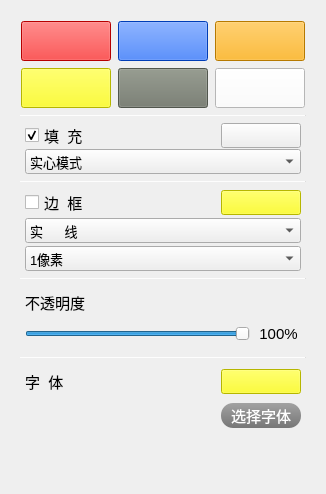
        <widget class="QWidget" name="tab">
         <attribute name="title">
          <string notr="true">样  式</string>
         </attribute>
         <layout class="QVBoxLayout" name="verticalLayout" stretch="0,1">
          <item>
           <widget class="QWidget" name="widget" native="true">
            <layout class="QVBoxLayout" name="verticalLayout_2">
             <item>
              <widget class="QWidget" name="widget_3" native="true">
               <property name="maximumSize">
                <size>
                 <width>16777215</width>
                 <height>110</height>
                </size>
               </property>
               <layout class="QGridLayout" name="gridLayout_5">
                <property name="margin">
                 <number>1</number>
                </property>
                <property name="spacing">
                 <number>7</number>
                </property>
                <item row="0" column="0">
                 <widget class="QPushButton" name="butt_red">
                  <property name="sizePolicy">
                   <sizepolicy hsizetype="Minimum" vsizetype="Ignored">
                    <horstretch>0</horstretch>
                    <verstretch>0</verstretch>
                   </sizepolicy>
                  </property>
                  <property name="minimumSize">
                   <size>
                    <width>0</width>
                    <height>40</height>
                   </size>
                  </property>
                  <property name="styleSheet">
                   <string notr="true">background-color: rgb(255, 0, 0);</string>
                  </property>
                  <property name="text">
                   <string/>
                  </property>
                 </widget>
                </item>
                <item row="0" column="1">
                 <widget class="QPushButton" name="butt_blue">
                  <property name="sizePolicy">
                   <sizepolicy hsizetype="Minimum" vsizetype="Ignored">
                    <horstretch>0</horstretch>
                    <verstretch>0</verstretch>
                   </sizepolicy>
                  </property>
                  <property name="minimumSize">
                   <size>
                    <width>0</width>
                    <height>40</height>
                   </size>
                  </property>
                  <property name="styleSheet">
                   <string notr="true">background-color: rgb(0, 85, 255);</string>
                  </property>
                  <property name="text">
                   <string/>
                  </property>
                 </widget>
                </item>
                <item row="0" column="2">
                 <widget class="QPushButton" name="butt_orange">
                  <property name="sizePolicy">
                   <sizepolicy hsizetype="Minimum" vsizetype="Ignored">
                    <horstretch>0</horstretch>
                    <verstretch>0</verstretch>
                   </sizepolicy>
                  </property>
                  <property name="minimumSize">
                   <size>
                    <width>0</width>
                    <height>40</height>
                   </size>
                  </property>
                  <property name="styleSheet">
                   <string notr="true">background-color: rgb(255, 170, 0);</string>
                  </property>
                  <property name="text">
                   <string/>
                  </property>
                 </widget>
                </item>
                <item row="1" column="0">
                 <widget class="QPushButton" name="butt_yellow">
                  <property name="sizePolicy">
                   <sizepolicy hsizetype="Minimum" vsizetype="Ignored">
                    <horstretch>0</horstretch>
                    <verstretch>0</verstretch>
                   </sizepolicy>
                  </property>
                  <property name="minimumSize">
                   <size>
                    <width>0</width>
                    <height>40</height>
                   </size>
                  </property>
                  <property name="styleSheet">
                   <string notr="true">background-color: rgb(255, 255, 0);</string>
                  </property>
                  <property name="text">
                   <string/>
                  </property>
                 </widget>
                </item>
                <item row="1" column="1">
                 <widget class="QPushButton" name="butt_gray">
                  <property name="sizePolicy">
                   <sizepolicy hsizetype="Minimum" vsizetype="Ignored">
                    <horstretch>0</horstretch>
                    <verstretch>0</verstretch>
                   </sizepolicy>
                  </property>
                  <property name="minimumSize">
                   <size>
                    <width>0</width>
                    <height>40</height>
                   </size>
                  </property>
                  <property name="styleSheet">
                   <string notr="true">background-color: rgb(114, 120, 108);</string>
                  </property>
                  <property name="text">
                   <string/>
                  </property>
                 </widget>
                </item>
                <item row="1" column="2">
                 <widget class="QPushButton" name="butt_white">
                  <property name="sizePolicy">
                   <sizepolicy hsizetype="Minimum" vsizetype="Ignored">
                    <horstretch>0</horstretch>
                    <verstretch>0</verstretch>
                   </sizepolicy>
                  </property>
                  <property name="minimumSize">
                   <size>
                    <width>0</width>
                    <height>40</height>
                   </size>
                  </property>
                  <property name="styleSheet">
                   <string notr="true">background-color: rgb(255, 255, 255);</string>
                  </property>
                  <property name="text">
                   <string/>
                  </property>
                 </widget>
                </item>
               </layout>
              </widget>
             </item>
             <item>
              <widget class="Line" name="line">
               <property name="minimumSize">
                <size>
                 <width>0</width>
                 <height>1</height>
                </size>
               </property>
               <property name="maximumSize">
                <size>
                 <width>16777215</width>
                 <height>1</height>
                </size>
               </property>
               <property name="styleSheet">
                <string notr="true">background-color: rgb(220, 220, 220);</string>
               </property>
               <property name="orientation">
                <enum>Qt::Horizontal</enum>
               </property>
              </widget>
             </item>
             <item>
              <widget class="QWidget" name="widget_6" native="true">
               <property name="maximumSize">
                <size>
                 <width>16777215</width>
                 <height>64</height>
                </size>
               </property>
               <layout class="QVBoxLayout" name="verticalLayout_14">
                <property name="spacing">
                 <number>1</number>
                </property>
                <property name="leftMargin">
                 <number>5</number>
                </property>
                <property name="topMargin">
                 <number>1</number>
                </property>
                <property name="rightMargin">
                 <number>5</number>
                </property>
                <property name="bottomMargin">
                 <number>1</number>
                </property>
                <item>
                 <layout class="QHBoxLayout" name="horizontalLayout_3">
                  <property name="spacing">
                   <number>5</number>
                  </property>
                  <item>
                   <widget class="QCheckBox" name="colorFill">
                    <property name="minimumSize">
                     <size>
                      <width>0</width>
                      <height>25</height>
                     </size>
                    </property>
                    <property name="font">
                     <font>
                      <family>Microsoft YaHei UI</family>
                      <pointsize>11</pointsize>
                     </font>
                    </property>
                    <property name="styleSheet">
                     <string notr="true"/>
                    </property>
                    <property name="text">
                     <string>填  充</string>
                    </property>
                    <property name="checked">
                     <bool>true</bool>
                    </property>
                   </widget>
                  </item>
                  <item>
                   <spacer name="horizontalSpacer">
                    <property name="orientation">
                     <enum>Qt::Horizontal</enum>
                    </property>
                    <property name="sizeHint" stdset="0">
                     <size>
                      <width>40</width>
                      <height>20</height>
                     </size>
                    </property>
                   </spacer>
                  </item>
                  <item>
                   <widget class="QPushButton" name="colorFillButt">
                    <property name="sizePolicy">
                     <sizepolicy hsizetype="Minimum" vsizetype="Ignored">
                      <horstretch>0</horstretch>
                      <verstretch>0</verstretch>
                     </sizepolicy>
                    </property>
                    <property name="minimumSize">
                     <size>
                      <width>80</width>
                      <height>25</height>
                     </size>
                    </property>
                    <property name="maximumSize">
                     <size>
                      <width>16777215</width>
                      <height>25</height>
                     </size>
                    </property>
                    <property name="styleSheet">
                     <string notr="true"/>
                    </property>
                    <property name="text">
                     <string/>
                    </property>
                   </widget>
                  </item>
                 </layout>
                </item>
                <item>
                 <widget class="QComboBox" name="fillKind">
                  <property name="minimumSize">
                   <size>
                    <width>95</width>
                    <height>25</height>
                   </size>
                  </property>
                  <property name="font">
                   <font>
                    <family>Microsoft YaHei UI</family>
                    <pointsize>10</pointsize>
                   </font>
                  </property>
                  <property name="styleSheet">
                   <string notr="true"/>
                  </property>
                  <item>
                   <property name="text">
                    <string>实心模式</string>
                   </property>
                  </item>
                  <item>
                   <property name="text">
                    <string>横线模式</string>
                   </property>
                  </item>
                  <item>
                   <property name="text">
                    <string>竖线模式</string>
                   </property>
                  </item>
                  <item>
                   <property name="text">
                    <string>交叉模式</string>
                   </property>
                  </item>
                  <item>
                   <property name="text">
                    <string>左斜模式</string>
                   </property>
                  </item>
                  <item>
                   <property name="text">
                    <string>右斜模式</string>
                   </property>
                  </item>
                  <item>
                   <property name="text">
                    <string>斜交叉模式</string>
                   </property>
                  </item>
                 </widget>
                </item>
               </layout>
              </widget>
             </item>
             <item>
              <widget class="Line" name="line_2">
               <property name="minimumSize">
                <size>
                 <width>0</width>
                 <height>1</height>
                </size>
               </property>
               <property name="maximumSize">
                <size>
                 <width>16777215</width>
                 <height>1</height>
                </size>
               </property>
               <property name="styleSheet">
                <string notr="true">background-color: rgb(220, 220, 220);</string>
               </property>
               <property name="orientation">
                <enum>Qt::Horizontal</enum>
               </property>
              </widget>
             </item>
             <item>
              <widget class="QWidget" name="widget_4" native="true">
               <property name="maximumSize">
                <size>
                 <width>16777215</width>
                 <height>90</height>
                </size>
               </property>
               <layout class="QVBoxLayout" name="verticalLayout_8">
                <property name="spacing">
                 <number>3</number>
                </property>
                <property name="leftMargin">
                 <number>5</number>
                </property>
                <property name="topMargin">
                 <number>2</number>
                </property>
                <property name="rightMargin">
                 <number>5</number>
                </property>
                <property name="bottomMargin">
                 <number>1</number>
                </property>
                <item>
                 <layout class="QHBoxLayout" name="horizontalLayout_5">
                  <item>
                   <widget class="QCheckBox" name="borderChecked">
                    <property name="minimumSize">
                     <size>
                      <width>0</width>
                      <height>25</height>
                     </size>
                    </property>
                    <property name="font">
                     <font>
                      <family>Microsoft YaHei UI</family>
                      <pointsize>11</pointsize>
                     </font>
                    </property>
                    <property name="styleSheet">
                     <string notr="true"/>
                    </property>
                    <property name="text">
                     <string>边  框</string>
                    </property>
                   </widget>
                  </item>
                  <item>
                   <spacer name="horizontalSpacer_2">
                    <property name="orientation">
                     <enum>Qt::Horizontal</enum>
                    </property>
                    <property name="sizeHint" stdset="0">
                     <size>
                      <width>40</width>
                      <height>20</height>
                     </size>
                    </property>
                   </spacer>
                  </item>
                  <item>
                   <widget class="QPushButton" name="lineColorButt">
                    <property name="sizePolicy">
                     <sizepolicy hsizetype="Minimum" vsizetype="Ignored">
                      <horstretch>0</horstretch>
                      <verstretch>0</verstretch>
                     </sizepolicy>
                    </property>
                    <property name="minimumSize">
                     <size>
                      <width>80</width>
                      <height>25</height>
                     </size>
                    </property>
                    <property name="maximumSize">
                     <size>
                      <width>80</width>
                      <height>25</height>
                     </size>
                    </property>
                    <property name="styleSheet">
                     <string notr="true">background-color: rgb(255, 255, 0);</string>
                    </property>
                    <property name="text">
                     <string/>
                    </property>
                   </widget>
                  </item>
                 </layout>
                </item>
                <item>
                 <widget class="QComboBox" name="lineKind">
                  <property name="minimumSize">
                   <size>
                    <width>95</width>
                    <height>25</height>
                   </size>
                  </property>
                  <property name="font">
                   <font>
                    <family>Microsoft YaHei UI</family>
                    <pointsize>10</pointsize>
                   </font>
                  </property>
                  <property name="styleSheet">
                   <string notr="true"/>
                  </property>
                  <item>
                   <property name="text">
                    <string>实      线</string>
                   </property>
                  </item>
                  <item>
                   <property name="text">
                    <string>虚      线</string>
                   </property>
                  </item>
                  <item>
                   <property name="text">
                    <string>点      线</string>
                   </property>
                  </item>
                  <item>
                   <property name="text">
                    <string>虚 点 线</string>
                   </property>
                  </item>
                  <item>
                   <property name="text">
                    <string>虚点点线</string>
                   </property>
                  </item>
                 </widget>
                </item>
                <item>
                 <layout class="QHBoxLayout" name="horizontalLayout_4">
                  <item>
                   <widget class="QComboBox" name="lineWidth">
                    <property name="minimumSize">
                     <size>
                      <width>95</width>
                      <height>25</height>
                     </size>
                    </property>
                    <property name="font">
                     <font>
                      <family>Microsoft YaHei UI</family>
                      <pointsize>10</pointsize>
                     </font>
                    </property>
                    <property name="styleSheet">
                     <string notr="true"/>
                    </property>
                    <item>
                     <property name="text">
                      <string>1像素</string>
                     </property>
                    </item>
                    <item>
                     <property name="text">
                      <string>2像素</string>
                     </property>
                    </item>
                    <item>
                     <property name="text">
                      <string>3像素</string>
                     </property>
                    </item>
                    <item>
                     <property name="text">
                      <string>4像素</string>
                     </property>
                    </item>
                    <item>
                     <property name="text">
                      <string>5像素</string>
                     </property>
                    </item>
                   </widget>
                  </item>
                 </layout>
                </item>
               </layout>
              </widget>
             </item>
             <item>
              <widget class="Line" name="line_3">
               <property name="minimumSize">
                <size>
                 <width>0</width>
                 <height>1</height>
                </size>
               </property>
               <property name="maximumSize">
                <size>
                 <width>16777215</width>
                 <height>1</height>
                </size>
               </property>
               <property name="styleSheet">
                <string notr="true">background-color: rgb(220, 220, 220);</string>
               </property>
               <property name="orientation">
                <enum>Qt::Horizontal</enum>
               </property>
              </widget>
             </item>
             <item>
              <widget class="QWidget" name="widget_5" native="true">
               <property name="maximumSize">
                <size>
                 <width>16777215</width>
                 <height>70</height>
                </size>
               </property>
               <layout class="QVBoxLayout" name="verticalLayout_9">
                <property name="margin">
                 <number>5</number>
                </property>
                <item>
                 <widget class="QLabel" name="label">
                  <property name="minimumSize">
                   <size>
                    <width>0</width>
                    <height>25</height>
                   </size>
                  </property>
                  <property name="font">
                   <font>
                    <family>Microsoft YaHei UI</family>
                    <pointsize>11</pointsize>
                   </font>
                  </property>
                  <property name="styleSheet">
                   <string notr="true"/>
                  </property>
                  <property name="text">
                   <string>不透明度</string>
                  </property>
                 </widget>
                </item>
                <item>
                 <layout class="QHBoxLayout" name="horizontalLayout_6">
                  <item>
                   <widget class="QSlider" name="opacitySlider">
                    <property name="minimum">
                     <number>1</number>
                    </property>
                    <property name="maximum">
                     <number>100</number>
                    </property>
                    <property name="pageStep">
                     <number>1</number>
                    </property>
                    <property name="sliderPosition">
                     <number>100</number>
                    </property>
                    <property name="tracking">
                     <bool>true</bool>
                    </property>
                    <property name="orientation">
                     <enum>Qt::Horizontal</enum>
                    </property>
                   </widget>
                  </item>
                  <item>
                   <widget class="QLabel" name="opacityShow">
                    <property name="minimumSize">
                     <size>
                      <width>45</width>
                      <height>25</height>
                     </size>
                    </property>
                    <property name="maximumSize">
                     <size>
                      <width>45</width>
                      <height>16777215</height>
                     </size>
                    </property>
                    <property name="font">
                     <font>
                      <family>Microsoft YaHei UI</family>
                      <pointsize>11</pointsize>
                     </font>
                    </property>
                    <property name="styleSheet">
                     <string notr="true"/>
                    </property>
                    <property name="text">
                     <string>100%</string>
                    </property>
                    <property name="alignment">
                     <set>Qt::AlignCenter</set>
                    </property>
                   </widget>
                  </item>
                 </layout>
                </item>
               </layout>
              </widget>
             </item>
             <item>
              <widget class="Line" name="line_6">
               <property name="minimumSize">
                <size>
                 <width>0</width>
                 <height>1</height>
                </size>
               </property>
               <property name="maximumSize">
                <size>
                 <width>16777215</width>
                 <height>1</height>
                </size>
               </property>
               <property name="styleSheet">
                <string notr="true">background-color: rgb(220, 220, 220);</string>
               </property>
               <property name="orientation">
                <enum>Qt::Horizontal</enum>
               </property>
              </widget>
             </item>
             <item>
              <widget class="QWidget" name="widget_10" native="true">
               <property name="minimumSize">
                <size>
                 <width>0</width>
                 <height>70</height>
                </size>
               </property>
               <property name="maximumSize">
                <size>
                 <width>16777215</width>
                 <height>70</height>
                </size>
               </property>
               <layout class="QVBoxLayout" name="verticalLayout_7">
                <property name="leftMargin">
                 <number>5</number>
                </property>
                <property name="topMargin">
                 <number>2</number>
                </property>
                <property name="rightMargin">
                 <number>5</number>
                </property>
                <property name="bottomMargin">
                 <number>2</number>
                </property>
                <item>
                 <layout class="QHBoxLayout" name="horizontalLayout_2">
                  <item>
                   <widget class="QLabel" name="label_2">
                    <property name="minimumSize">
                     <size>
                      <width>0</width>
                      <height>25</height>
                     </size>
                    </property>
                    <property name="maximumSize">
                     <size>
                      <width>16777215</width>
                      <height>25</height>
                     </size>
                    </property>
                    <property name="font">
                     <font>
                      <family>Microsoft YaHei UI</family>
                      <pointsize>11</pointsize>
                     </font>
                    </property>
                    <property name="styleSheet">
                     <string notr="true"/>
                    </property>
                    <property name="text">
                     <string>字  体</string>
                    </property>
                   </widget>
                  </item>
                  <item>
                   <spacer name="horizontalSpacer_6">
                    <property name="orientation">
                     <enum>Qt::Horizontal</enum>
                    </property>
                    <property name="sizeHint" stdset="0">
                     <size>
                      <width>151</width>
                      <height>17</height>
                     </size>
                    </property>
                   </spacer>
                  </item>
                  <item>
                   <widget class="QPushButton" name="fontColorButt">
                    <property name="sizePolicy">
                     <sizepolicy hsizetype="Minimum" vsizetype="Ignored">
                      <horstretch>0</horstretch>
                      <verstretch>0</verstretch>
                     </sizepolicy>
                    </property>
                    <property name="minimumSize">
                     <size>
                      <width>80</width>
                      <height>25</height>
                     </size>
                    </property>
                    <property name="maximumSize">
                     <size>
                      <width>80</width>
                      <height>25</height>
                     </size>
                    </property>
                    <property name="styleSheet">
                     <string notr="true">background-color: rgb(255, 255, 0);</string>
                    </property>
                    <property name="text">
                     <string/>
                    </property>
                   </widget>
                  </item>
                 </layout>
                </item>
                <item>
                 <layout class="QHBoxLayout" name="horizontalLayout">
                  <item>
                   <widget class="QLabel" name="fontInfo">
                    <property name="sizePolicy">
                     <sizepolicy hsizetype="Expanding" vsizetype="Preferred">
                      <horstretch>0</horstretch>
                      <verstretch>0</verstretch>
                     </sizepolicy>
                    </property>
                    <property name="minimumSize">
                     <size>
                      <width>150</width>
                      <height>0</height>
                     </size>
                    </property>
                    <property name="font">
                     <font>
                      <pointsize>13</pointsize>
                     </font>
                    </property>
                    <property name="text">
                     <string/>
                    </property>
                   </widget>
                  </item>
                  <item>
                   <widget class="QPushButton" name="selectFont">
                    <property name="minimumSize">
                     <size>
                      <width>80</width>
                      <height>25</height>
                     </size>
                    </property>
                    <property name="font">
                     <font>
                      <family>Microsoft JhengHei UI</family>
                      <pointsize>11</pointsize>
                     </font>
                    </property>
                    <property name="styleSheet">
                     <string notr="true">QPushButton#selectFont{
  background-color:red;
  color:white;
  border-radius:12px;
  background:qlineargradient(x1: 0, y1: 0, x2: 0, y2: 1,stop: 0 rgba(130, 130, 130, 180),stop:1 rgba(68, 68, 68, 180));
}

QPushButton#selectFont:hover{
    background: qlineargradient(x1: 0, y1: 0, x2: 0, y2: 1, stop: 0 #6ea1f1, stop: 1 #567dbc);
}

QPushButton#selectFont:pressed{
  background: qlineargradient(x1: 0, y1: 0, x2: 0, y2: 1, stop: 0 #fcf300,stop: 1 #ffc000);
}</string>
                    </property>
                    <property name="text">
                     <string>选择字体</string>
                    </property>
                   </widget>
                  </item>
                 </layout>
                </item>
               </layout>
              </widget>
             </item>
            </layout>
           </widget>
          </item>
          <item>
           <spacer name="verticalSpacer">
            <property name="orientation">
             <enum>Qt::Vertical</enum>
            </property>
            <property name="sizeHint" stdset="0">
             <size>
              <width>20</width>
              <height>40</height>
             </size>
            </property>
           </spacer>
          </item>
         </layout>
        </widget>
